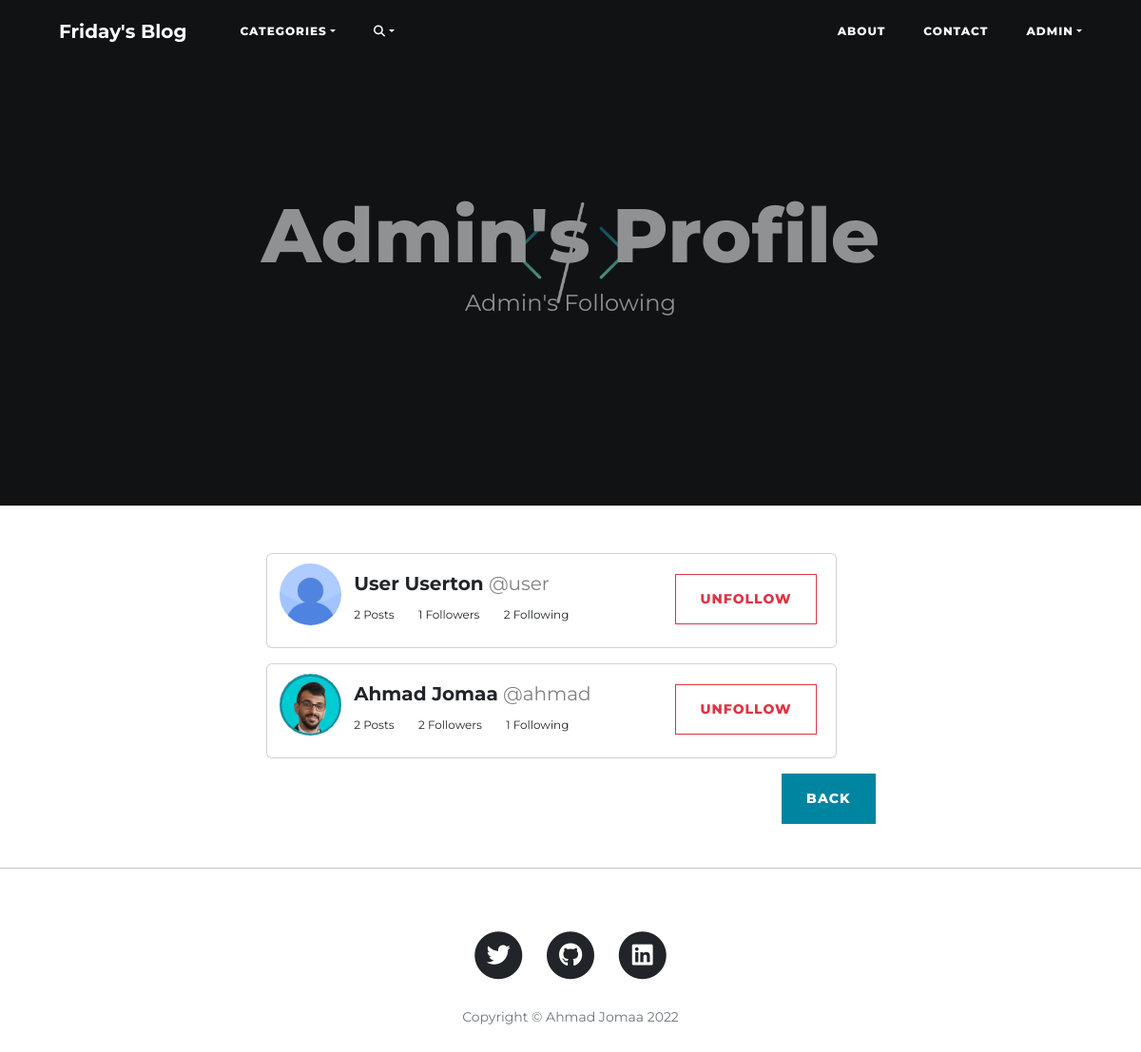
Page /blog/profile/admin/following/ (signed in) on the committed database.
### blog/models.py (models this page shows)
class UserProfile(models.Model):
    user = models.OneToOneField(User, on_delete=models.CASCADE)
    bio = models.TextField(blank=True, null=True)
    pfp = models.ImageField(verbose_name='Profile Picture', blank=True, null=True, upload_to="images/profile")
    bg = models.ImageField(verbose_name='Background Image', blank=True, null=True, upload_to="images/background")
    following = models.ManyToManyField("self", related_name="followers", blank=True, symmetrical=False,)  # if symmetrical is True it means that both must follow each other, as in the case of "add friend"

### blog/views.py (the view, shortened to what this page needs)
# urls.py: path("profile/<str:username>/following/", views.FollowingView, name="following"),
def FollowingView(request, username):
    host = User.objects.get(username=username)
    host_profile = UserProfile.objects.get(user=host)
    following = host_profile.following.all()
    current_user = request.user.userprofile
    for follows in following:
        follows.num_posts = BlogPost.objects.filter(author=follows.user).count()
        follows.num_followers = follows.user.userprofile.followers.count()
        follows.num_following = follows.user.userprofile.following.count()
    return render(request, "blog/following.html", {"username":username, "host":host, "following": following, "current_user": current_user})

### blog/context_processors.py (called while the page is built)
def add_variable_to_context(request):
    all_categories = {item[0]:item[1] for item in BlogPost.choices}
    return {"all_categories": all_categories}

### blog/templates/blog/following.html (shortened to what this page needs)
{% extends 'blog/base.html' %}
{% load static %}
{% block content %}
  {% if host.userprofile.bg %}
    <header class="masthead" style="background-image: url({{ host.userprofile.bg.url }})">
  {% else %}
    <header class="masthead" style="background-image: url({% static 'images/default_bg.png' %})">
  {% endif %}
    <div class="overlay"></div>
    <div class="container">
      <div class="row">
        <div class="col-lg-8 col-md-10 mx-auto">
          <div class="site-heading">
            <h1>{{ host.username|title }}'s Profile</h1>
            {% if user.username == host.username %}
              <span class="subheading">{{user.first_name|title}}'s Following</span>
            {% else %}
              <span class="subheading">Viewing {{host.first_name|title}}'s Following</span>
            {% endif %}
          </div>
        </div>
      </div>
    </div>
  </header>
  <div class="container">
    <div class="row">
      <div class="col-lg-7 col-md-10 mx-auto">
        {% for follows in following %}
        <div class="card mb-3" style="height:100px; width: 600px;">
          <div class="row no-gutters">
            <div class="col-md-2" style="text-align:center; padding-right:0">
              <a href="{% url 'blog:user_posts' follows.user.username %}">
              {% if follows.pfp %}
                  <img class="rounded-circle mt-2" style="margin:10px 10px 0 !important" src="{{follows.pfp.url}}" alt="avatar" width="65" height="65" />
              {% else %}
                  <img class="rounded-circle mt-2" style="margin:10px 10px 0 !important" src="{% static 'images/default_img.jpg' %}" alt="avatar" width="65" height="65" />
              {% endif %}
              </a>
            </div>
            <div class="col-md-6" style="padding-left:0;">
              <div class="card-body" style="padding-left:0">
                <hS class="card-title"><strong>{{ follows.user.first_name|title }} {{follows.user.last_name|title }}</strong>  <a href="{% url 'blog:user_posts' follows.user.username %}" style="text-decoration:none; color:grey;"> @{{ follows.user.username }}</a></hs>
                  <br>
                  <ul style="padding-left:0;">
                    <li style="font-size:12px; display:inline-block; padding-right:20px">{{ follows.num_posts }} Posts</li>
                    <li style="font-size:12px; display:inline-block; padding-right:20px"><a style="text-decoration: none">{{follows.num_followers}} Followers</a></li>
                    <li style="font-size:12px; display:inline-block; padding-right:20px"><a style="text-decoration: none">{{follows.num_following}} Following</a></li>
                  </ul>
                  {% if request.user != follows.user %}
                  <form method="POST">
                    {% if request.user.userprofile in follows.user.userprofile.following.all %}
                      <button href="" class="btn btn-outline-danger" name="follow" value="unfollow" type="submit" style="float:right; position:absolute; right:0; bottom:0; margin-right:20px; margin-bottom:24px;">Unfollow</button>
                    {% else %}
                      <button href="" class="btn btn-outline-primary" name="follow" value="follow" type="submit" style="float:right; position:absolute; right:0; bottom:0; margin-right:20px; margin-bottom:24px;;">Follow</button>
                    {% endif %}
                  </form>
                  {% endif %}
              </div>
            </div>
          </div>
        </div>
        {% endfor %}
        <a class="btn btn-primary float-right" style="float: right;" href="{% url 'blog:user_posts' host.username %}">Back</a>
      </div>
    </div>
  </div>
  <br>
  <hr>
{% endblock %}

### blog/templates/blog/base.html (shortened to what this page needs)
<!DOCTYPE html>
{% load static %}
<html lang="en">
<head>
  <link href="https://cdn.jsdelivr.net/npm/bootstrap@5.2.3/dist/css/bootstrap.min.css" rel="stylesheet">
  <link rel="stylesheet" href="https://cdnjs.cloudflare.com/ajax/libs/font-awesome/6.2.1/css/all.min.css">
  <link href="{% static 'blog/css/clean-blog.css' %}" rel="stylesheet">
</head>
<body>
  <nav class="navbar navbar-expand-lg navbar-light fixed-top" id="mainNav">
    <div class="container">
      <a class="navbar-brand" href="{% url 'blog:home' %}">Friday's Blog</a>
      <ul class="navbar-nav me-auto mb-2 mb-lg-0">
        <li class="nav-item dropdown">
          <a class="nav-link dropdown-toggle" href="#" role="button" data-bs-toggle="dropdown" aria-expanded="false">Categories</a>
        </li>
        <li>
        <li class="nav-item dropdown">
          <a class="nav-link dropdown-toggle" href="#" role="button" data-bs-toggle="dropdown" aria-expanded="false"><i class="fa-solid fa-magnifying-glass"></i></a>
        </li>
      </ul>
      <div class="collapse navbar-collapse justify-content-end" id="navbarSupportedContent">
        <ul class="navbar-nav ml-auto">
          <li class="nav-item">
            <a class="nav-link" href="{% url 'personal_site' %}">About</a>
          </li>
          <li class="nav-item">
            <a class="nav-link" href="{% url 'blog:contact' %}">Contact</a>
          </li>
          {% if not user.is_authenticated %}
            <li class="nav-item">
                <a class="nav-link" href="{% url 'login' %}">Login</a>
            </li>
            <li class="nav-item">
                <a class="nav-link" href="{% url 'signup' %}">Register</a>
            </li>
          {% else %}
            <li class="nav-item dropdown">
              <a class="nav-link dropdown-toggle" href="#" role="button" data-bs-toggle="dropdown" aria-expanded="false">{{user.username}}</a>
            </li>
          {% endif %}
        </ul>
      </div>
    </div>
  </nav>
  {% block content %}
  {% endblock %}
  <footer>
    <div class="container">
      <div class="row">
        <div class="col-lg-8 col-md-10 mx-auto">
          <ul class="list-inline text-center">
            <li class="list-inline-item">
              <a href="https://twitter.com/" target="_blank">
                <span class="fa-stack fa-lg">
                  <i class="fas fa-circle fa-stack-2x"></i>
                  <i class="fab fa-twitter fa-stack-1x fa-inverse"></i>
                </span>
              </a>
            </li>
            <li class="list-inline-item">
              <a href="https://github.com/AhMadness" target="_blank">
                <span class="fa-stack fa-lg">
                  <i class="fas fa-circle fa-stack-2x"></i>
                  <i class="fab fa-github fa-stack-1x fa-inverse"></i>
                </span>
              </a>
            </li>
            <li class="list-inline-item">
              <a href="https://www.linkedin.com/in/ahmad-jomaa-950630191/" target="_blank">
                <span class="fa-stack fa-lg">
                  <i class="fas fa-circle fa-stack-2x"></i>
                  <i class="fab fa-linkedin fa-stack-1x fa-inverse"></i>
                </span>
              </a>
            </li>
          </ul>
          <p class="copyright text-muted">Copyright &copy; Ahmad Jomaa 2022</p>
        </div>
      </div>
    </div>
  </footer>
</body>
</html>

### blog/static/blog/css/clean-blog.css (style rules this page uses)
body { font-size: 20px; color: #212529; font-family: 'Montserrat', sans-serif; font-weight: 400; }
p { line-height: 1.5; margin: 30px 0; }
h1, h2, h3, h4, h5, h6 { font-family: 'Montserrat', sans-serif; font-weight: 800; }
a { color: #212529; transition: all 0.2s; }
#mainNav { position: absolute; border-bottom: 1px solid #e9ecef; background-color: white; font-family: 'Montserrat', sans-serif; font-weight: 600; }
#mainNav .navbar-brand { font-weight: 700; color: #343a40; }
#mainNav .navbar-nav > li.nav-item > a { font-size: 12px; font-weight: 800; letter-spacing: 1px; text-transform: uppercase; }
@media only screen and (min-width: 992px) { #mainNav { border-bottom: 1px solid transparent; background: transparent; } }
@media only screen and (min-width: 992px) { #mainNav .navbar-brand { padding: 10px 20px; color: #fff; } }
@media only screen and (min-width: 992px) { #mainNav .navbar-nav > li.nav-item > a { padding: 10px 20px; color: #fff; } }
@media only screen and (min-width: 992px) { #mainNav { transition: background-color 0.2s; transform: translate3d(0, 0, 0); } }
header.masthead { margin-bottom: 50px; background: no-repeat center center; background-color: #868e96; background-attachment: scroll; position: relative; background-size: cover; }
header.masthead .overlay { position: absolute; top: 0; left: 0; height: 100%; width: 100%; background-color: #212529; opacity: 0.5; }
header.masthead .page-heading, header.masthead .post-heading, header.masthead .site-heading { padding: 200px 0 150px; color: #FFFFFF; }
@media only screen and (min-width: 768px) { header.masthead .page-heading, header.masthead .post-heading, header.masthead .site-heading { padding: 200px 0; } }
header.masthead .page-heading, header.masthead .site-heading { text-align: center; }
header.masthead .page-heading h1, header.masthead .site-heading h1 { font-size: 50px; margin-top: 0; }
header.masthead .page-heading .subheading, header.masthead .site-heading .subheading { font-size: 24px; font-weight: 300; line-height: 1.1; display: block; margin: 10px 0 0; font-family: 'Montserrat', sans-serif; font-weight: 400; }
@media only screen and (min-width: 768px) { header.masthead .page-heading h1, header.masthead .site-heading h1 { font-size: 80px; } }
footer { padding: 50px 0 65px; }
footer .list-inline { margin: 0; padding: 0; }
footer .copyright { font-size: 14px; margin-bottom: 0; text-align: center; }
.btn { font-size: 14px; font-weight: 800; padding: 15px 25px; letter-spacing: 1px; text-transform: uppercase; border-radius: 0; font-family: 'Montserrat', sans-serif; font-weight: 800; }
.btn-primary { background-color: #0085A1; border-color: #0085A1; }

### rows in the picture
UserProfile: pfp (placeholder picture), user.first_name "User", user.last_name "Userton", user.username "user", num_posts "2", num_followers "1", num_following "2", shows "UNFOLLOW"
UserProfile: pfp (picture), user.first_name "Ahmad", user.last_name "Jomaa", user.username "ahmad", num_posts "2", num_followers "2", num_following "1", shows "UNFOLLOW"

### other values in the picture
{{ user.username }} "ADMIN"
{{ host.username|title }} "Admin"
{{ user.first_name|title }} "Admin"
